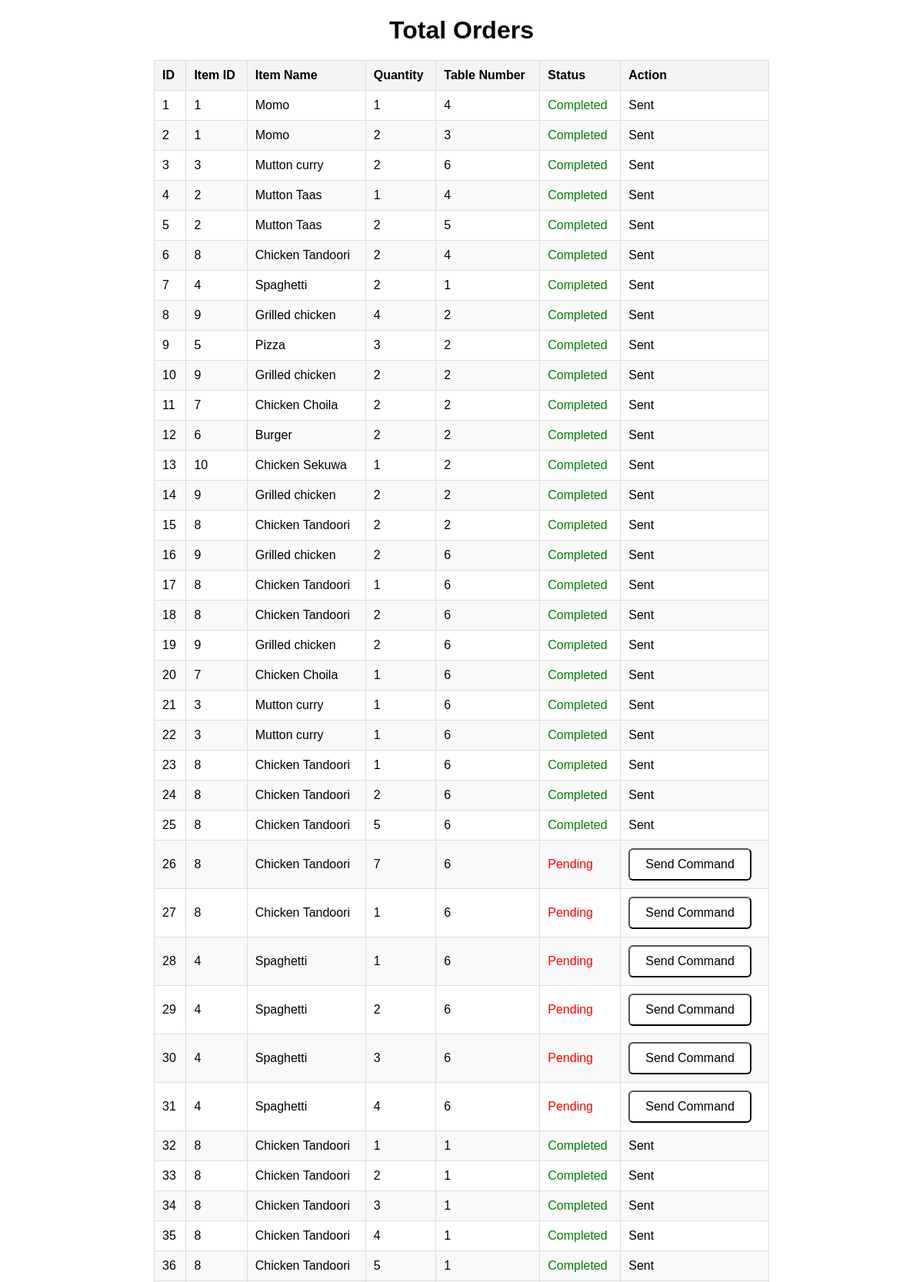
Screenshot of /total_orders (upper part) with the database file from the repository.
### app.py (models this page shows)
class Order(db.Model):
    id = db.Column(db.Integer, primary_key=True)
    item_id = db.Column(db.Integer, db.ForeignKey('menu_item.id'), nullable=False)
    quantity = db.Column(db.Integer, nullable=False)
    table_number = db.Column(db.Integer, nullable=False)
    status = db.Column(db.String(50), default='Pending')
    item = db.relationship('MenuItem', backref='orders')

class MenuItem(db.Model):
    id = db.Column(db.Integer, primary_key=True)
    name = db.Column(db.String(100), nullable=False)
    description = db.Column(db.String(255), nullable=False)
    price = db.Column(db.Float, nullable=False)
    image_filename = db.Column(db.String(255), nullable=True)

### app.py (the view)
@app.route('/total_orders')
def total_orders():
    orders = Order.query.join(MenuItem).add_columns(MenuItem.name.label('item_name')).all()
    return render_template('kitchen/total_orders.html', orders=orders)

### templates/kitchen/total_orders.html (shortened to what this page needs)
<!DOCTYPE html>
<html lang="en">
<head>
    <link rel="stylesheet" href="{{ url_for('static', filename='css/kitchen/total_orders.css') }}">
</head>
<body>
    <div class="orders-container">
        <h1>Total Orders</h1>
        <table>
            <thead>
                <tr>
                    <th>ID</th>
                    <th>Item ID</th>
                    <th>Item Name</th>
                    <th>Quantity</th>
                    <th>Table Number</th>
                    <th>Status</th>
                    <th>Action</th>
                </tr>
            </thead>
            <tbody>
                {% for order, item_name in orders %}
                <tr>
                    <td>{{ order.id }}</td>
                    <td>{{ order.item_id }}</td>
                    <td>{{ item_name }}</td>
                    <td>{{ order.quantity }}</td>
                    <td>{{ order.table_number }}</td>
                    <td class="{{ 'status-completed' if order.status == 'Completed' else 'status-pending' }}">
                        {{ order.status }}
                    </td>
                    <td>
                        {% if order.status == 'Pending' %}
                            <form action="{{ url_for('send_command', order_id=order.id) }}" method="post">
                                <button type="submit" class="button">Send Command</button>
                            </form>
                        {% else %}
                            <span>Sent</span>
                        {% endif %}
                    </td>
                </tr>
                {% endfor %}
            </tbody>
        </table>
    </div>
</body>
</html>

### static/css/kitchen/total_orders.css (style rules this page uses)
body, html { height: 100%; margin: 0; font-family: Arial, sans-serif; }
.orders-container { display: flex; flex-direction: column; align-items: center; background-color: white; height: 100vh; box-sizing: border-box; }
h1 { margin-bottom: 20px; font-size: 2rem; }
table { width: 100%; max-width: 800px; border-collapse: collapse; margin-bottom: 20px; }
th, td { padding: 10px; border: 1px solid #ddd; text-align: left; }
th { background-color: #f4f4f4; font-weight: bold; }
tr:nth-child(even) { background-color: #f9f9f9; }
.button { padding: 10px 20px; font-size: 1.0rem; color: #000000; background-color: #ffffff; text-decoration: none; border-radius: 6px; cursor: pointer; }
.status-pending { color: red; }
.status-completed { color: green; }

### rows the page displays
Order: id "1", item_id "1", name "Momo", quantity "1", table_number "4", status "Completed", shows "Sent"
Order: id "2", item_id "1", name "Momo", quantity "2", table_number "3", status "Completed", shows "Sent"
Order: id "3", item_id "3", name "Mutton curry", quantity "2", table_number "6", status "Completed", shows "Sent"
Order: id "4", item_id "2", name "Mutton Taas", quantity "1", table_number "4", status "Completed", shows "Sent"
Order: id "5", item_id "2", name "Mutton Taas", quantity "2", table_number "5", status "Completed", shows "Sent"
Order: id "6", item_id "8", name "Chicken Tandoori", quantity "2", table_number "4", status "Completed", shows "Sent"
Order: id "7", item_id "4", name "Spaghetti", quantity "2", table_number "1", status "Completed", shows "Sent"
Order: id "8", item_id "9", name "Grilled chicken", quantity "4", table_number "2", status "Completed", shows "Sent"
Order: id "9", item_id "5", name "Pizza", quantity "3", table_number "2", status "Completed", shows "Sent"
Order: id "10", item_id "9", name "Grilled chicken", quantity "2", table_number "2", status "Completed", shows "Sent"
Order: id "11", item_id "7", name "Chicken Choila", quantity "2", table_number "2", status "Completed", shows "Sent"
Order: id "12", item_id "6", name "Burger", quantity "2", table_number "2", status "Completed", shows "Sent"
Order: id "13", item_id "10", name "Chicken Sekuwa", quantity "1", table_number "2", status "Completed", shows "Sent"
Order: id "14", item_id "9", name "Grilled chicken", quantity "2", table_number "2", status "Completed", shows "Sent"
Order: id "15", item_id "8", name "Chicken Tandoori", quantity "2", table_number "2", status "Completed", shows "Sent"
Order: id "16", item_id "9", name "Grilled chicken", quantity "2", table_number "6", status "Completed", shows "Sent"
Order: id "17", item_id "8", name "Chicken Tandoori", quantity "1", table_number "6", status "Completed", shows "Sent"
Order: id "18", item_id "8", name "Chicken Tandoori", quantity "2", table_number "6", status "Completed", shows "Sent"
Order: id "19", item_id "9", name "Grilled chicken", quantity "2", table_number "6", status "Completed", shows "Sent"
Order: id "20", item_id "7", name "Chicken Choila", quantity "1", table_number "6", status "Completed", shows "Sent"
Order: id "21", item_id "3", name "Mutton curry", quantity "1", table_number "6", status "Completed", shows "Sent"
Order: id "22", item_id "3", name "Mutton curry", quantity "1", table_number "6", status "Completed", shows "Sent"
Order: id "23", item_id "8", name "Chicken Tandoori", quantity "1", table_number "6", status "Completed", shows "Sent"
Order: id "24", item_id "8", name "Chicken Tandoori", quantity "2", table_number "6", status "Completed", shows "Sent"
Order: id "25", item_id "8", name "Chicken Tandoori", quantity "5", table_number "6", status "Completed", shows "Sent"
Order: id "26", item_id "8", name "Chicken Tandoori", quantity "7", table_number "6", status "Pending"
Order: id "27", item_id "8", name "Chicken Tandoori", quantity "1", table_number "6", status "Pending"
Order: id "28", item_id "4", name "Spaghetti", quantity "1", table_number "6", status "Pending"
Order: id "29", item_id "4", name "Spaghetti", quantity "2", table_number "6", status "Pending"
Order: id "30", item_id "4", name "Spaghetti", quantity "3", table_number "6", status "Pending"
Order: id "31", item_id "4", name "Spaghetti", quantity "4", table_number "6", status "Pending"
Order: id "32", item_id "8", name "Chicken Tandoori", quantity "1", table_number "1", status "Completed", shows "Sent"
Order: id "33", item_id "8", name "Chicken Tandoori", quantity "2", table_number "1", status "Completed", shows "Sent"
Order: id "34", item_id "8", name "Chicken Tandoori", quantity "3", table_number "1", status "Completed", shows "Sent"
Order: id "35", item_id "8", name "Chicken Tandoori", quantity "4", table_number "1", status "Completed", shows "Sent"
Order: id "36", item_id "8", name "Chicken Tandoori", quantity "5", table_number "1", status "Completed", shows "Sent"
